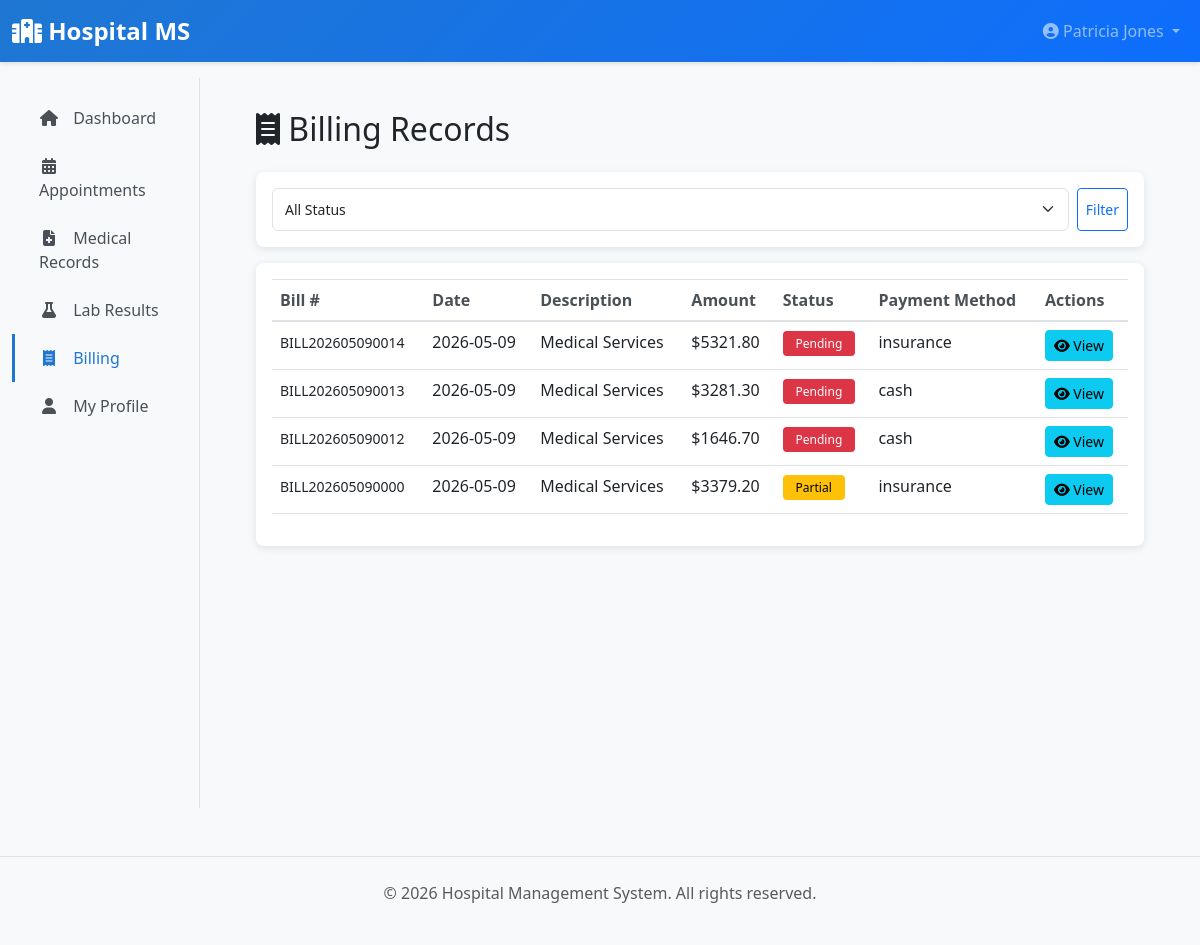
/patient/billing (signed in), run on an earlier commit of the app's database.
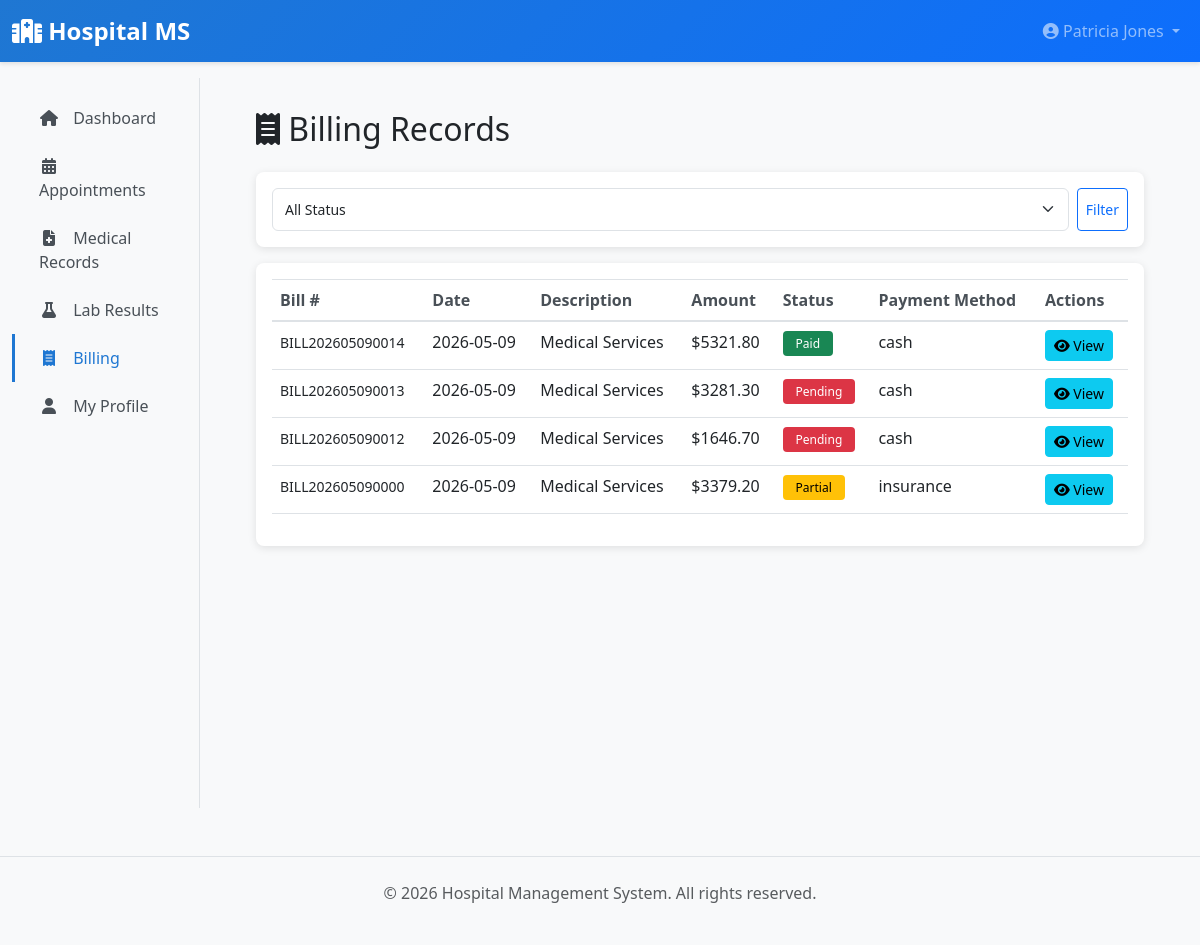
And on a later commit of the database.
### app/models/__init__.py (models this page shows, shortened)
class BillingRecord(db.Model):
    __tablename__ = 'billing_records'
    id = db.Column(db.Integer, primary_key=True)
    patient_id = db.Column(db.Integer, db.ForeignKey('patients.id'), nullable=False)
    bill_number = db.Column(db.String(30), unique=True, nullable=False)
    description = db.Column(db.Text)
    amount = db.Column(db.Float, nullable=False)
    tax = db.Column(db.Float, default=0.0)
    total_amount = db.Column(db.Float, nullable=False)
    payment_status = db.Column(db.String(20), default='pending')  # pending, paid, partial
    payment_date = db.Column(db.DateTime)
    payment_method = db.Column(db.String(50))  # cash, card, cheque, insurance
    bill_date = db.Column(db.DateTime, default=datetime.utcnow)
    notes = db.Column(db.Text)
    created_at = db.Column(db.DateTime, default=datetime.utcnow)
    patient = db.relationship('Patient', back_populates='billing_records')

### app/blueprints/patient.py (the view)
@patient_bp.route('/billing')
@login_required
@patient_required
def billing():
    patient = current_user.patient
    page = request.args.get('page', 1, type=int)
    status_filter = request.args.get('status', 'all')
    query = BillingRecord.query.filter_by(patient_id=patient.id)
    if status_filter != 'all':
        query = query.filter_by(payment_status=status_filter)
    bills = query.order_by(
        BillingRecord.created_at.desc()
    ).paginate(page=page, per_page=10)
    return render_template('patient/billing.html', bills=bills, status_filter=status_filter)

### app/blueprints/patient.py (called while the page is built)
def patient_required(f):
    @wraps(f)
    def decorated_function(*args, **kwargs):
        if not current_user.is_authenticated or current_user.role != UserRole.PATIENT:
            flash('You do not have permission to access this page.', 'danger')
            return redirect(url_for('main.dashboard'))
        return f(*args, **kwargs)
    return decorated_function

### app/models/__init__.py (called while the page is built)
    def get_full_name(self):
        return f"{self.first_name} {self.last_name}".strip()

### app/templates/patient/billing.html (shortened to what this page needs)
{% extends "layouts/base.html" %}
{% block content %}
<h2 class="mb-4"><i class="fas fa-receipt"></i> Billing Records</h2>
<div class="card mb-3">
    <div class="card-body">
        <form method="GET" class="d-flex gap-2">
            <select name="status" class="form-select form-select-sm">
                <option value="all" {% if status_filter == 'all' %}selected{% endif %}>All Status</option>
            </select>
            <button type="submit" class="btn btn-sm btn-outline-primary">Filter</button>
        </form>
    </div>
</div>
<div class="card">
    <div class="card-body">
        {% if bills.items %}
        <div class="table-responsive">
            <table class="table table-hover">
                <thead>
                    <tr>
                        <th>Bill #</th>
                        <th>Date</th>
                        <th>Description</th>
                        <th>Amount</th>
                        <th>Status</th>
                        <th>Payment Method</th>
                        <th>Actions</th>
                    </tr>
                </thead>
                <tbody>
                    {% for bill in bills.items %}
                    <tr>
                        <td><small>{{ bill.bill_number }}</small></td>
                        <td>{{ bill.bill_date.strftime('%Y-%m-%d') }}</td>
                        <td>{{ bill.description }}</td>
                        <td>${{ "%.2f"|format(bill.total_amount) }}</td>
                        <td>
                            {% if bill.payment_status == 'paid' %}
                                <span class="badge badge-success">Paid</span>
                            {% elif bill.payment_status == 'partial' %}
                                <span class="badge badge-warning">Partial</span>
                            {% else %}
                                <span class="badge badge-danger">Pending</span>
                            {% endif %}
                        </td>
                        <td>{{ bill.payment_method or '-' }}</td>
                        <td>
                            <a href="{{ url_for('patient.view_bill', bill_id=bill.id) }}" class="btn btn-sm btn-info">
                                <i class="fas fa-eye"></i> View
                            </a>
                        </td>
                    </tr>
                    {% endfor %}
                </tbody>
            </table>
        </div>
        {% else %}
        <p class="text-muted text-center my-3">No billing records.</p>
        {% endif %}
    </div>
</div>
{% endblock %}

What changed in the data, as far as the page shows it:
changed BillingRecord "BILL202605090014": payment_method "insurance" → "cash"; payment_status "Pending" → "Paid"
